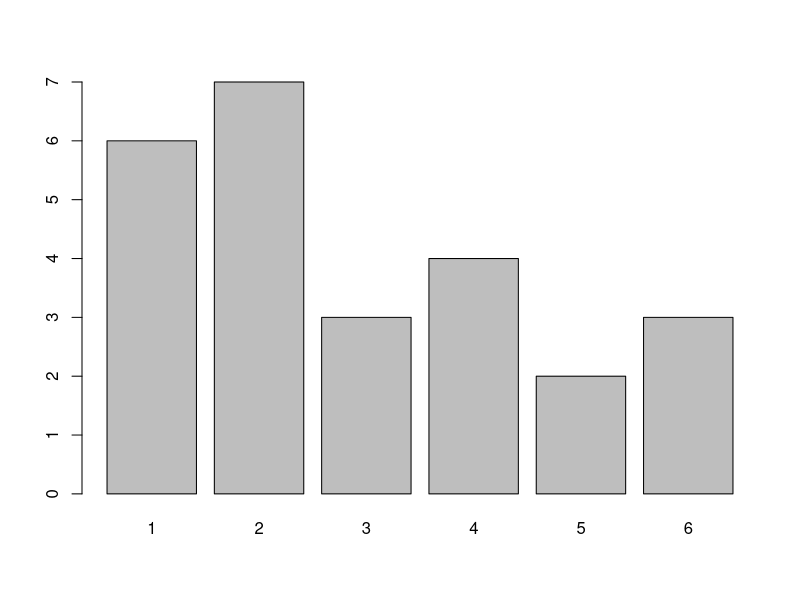

Here is the R script that generated this plot:
## ---- chunk 1
x<-c(1,2,3,4,5)
y<-c(1,3,3,1,5)
z<-c(1,3,3,4,4)
mean(x)
var(x)
median(x)
mean(y)
median(y)
sum(x)
max(x)
min(x)
range(x)

cov(x,y)
cor(x,y)
sort(x)
sort(y)
rank(x)

order(y,decreasing=TRUE)

quantile(x)
quantile(x,c(0.1,0.5,0.9))

cumsum(y)
cumprod(y)
cummax(x)
cummin(x)
pmax(x,y,z)
pmin(x,y,z)

#para hacer estos descriptores en las columnas numéricas de un dataframe usamos sapply
data("USArrests")
head(USArrests)
sapply(USArrests,mean)
sapply(USArrests,quantile)
str(USArrests)
## ---- chunk 2
dados<-c(1,2,5,3,6,4,2,1,2,4,1,5,3,2,4,1,6,2,3,1,6,2,4,2,1)
table(dados)

table(dados)/length(dados)


barplot(table(dados))

mean(dados)
quantile(dados)
var(dados)
sd(dados)
sd(dados)/mean(dados)
range(dados)
quantile(dados,.75)-quantile(dados,.25)
# install.packages("fBasics")

library(fBasics)
skewness(dados)
kurtosis(dados)
